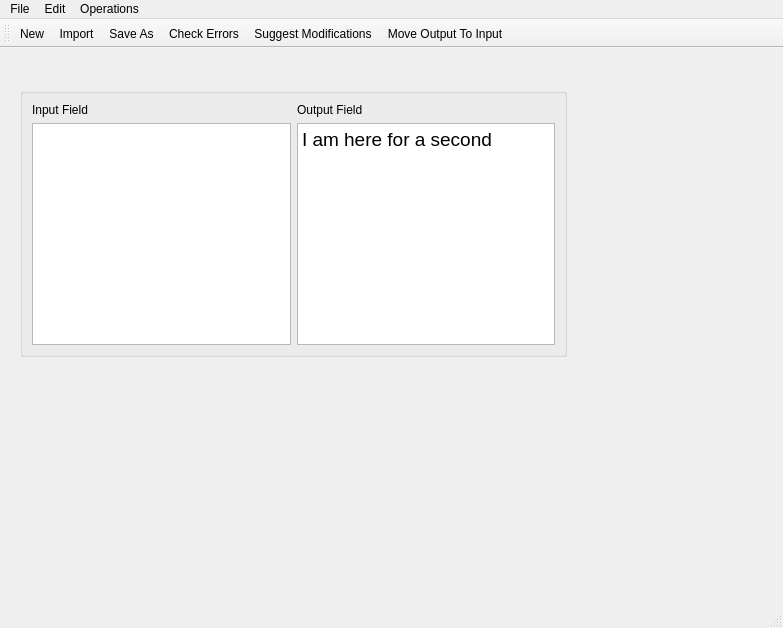
<?xml version="1.0" encoding="UTF-8"?>
<ui version="4.0">
 <class>MainWindow</class>
 <widget class="QMainWindow" name="MainWindow">
  <property name="geometry">
   <rect>
    <x>0</x>
    <y>0</y>
    <width>783</width>
    <height>628</height>
   </rect>
  </property>
  <property name="windowTitle">
   <string>MainWindow</string>
  </property>
  <widget class="QWidget" name="centralwidget">
   <widget class="QGroupBox" name="groupBox">
    <property name="geometry">
     <rect>
      <x>20</x>
      <y>40</y>
      <width>547</width>
      <height>269</height>
     </rect>
    </property>
    <layout class="QGridLayout" name="gridLayout">
     <item row="2" column="0">
      <widget class="QTextEdit" name="textEdit">
       <property name="styleSheet">
        <string notr="true">font: 14pt &quot;MS Shell Dlg 2&quot;;</string>
       </property>
       <property name="html">
        <string>&lt;!DOCTYPE HTML PUBLIC &quot;-//W3C//DTD HTML 4.0//EN&quot; &quot;http://www.w3.org/TR/REC-html40/strict.dtd&quot;&gt;
&lt;html&gt;&lt;head&gt;&lt;meta name=&quot;qrichtext&quot; content=&quot;1&quot; /&gt;&lt;style type=&quot;text/css&quot;&gt;
p, li { white-space: pre-wrap; }
&lt;/style&gt;&lt;/head&gt;&lt;body style=&quot; font-family:'MS Shell Dlg 2'; font-size:14pt; font-weight:400; font-style:normal;&quot;&gt;
&lt;p style=&quot;-qt-paragraph-type:empty; margin-top:0px; margin-bottom:0px; margin-left:0px; margin-right:0px; -qt-block-indent:0; text-indent:0px;&quot;&gt;&lt;br /&gt;&lt;/p&gt;&lt;/body&gt;&lt;/html&gt;</string>
       </property>
      </widget>
     </item>
     <item row="2" column="1">
      <widget class="QTextBrowser" name="textBrowser">
       <property name="styleSheet">
        <string notr="true">font: 14pt &quot;MS Shell Dlg 2&quot;;</string>
       </property>
       <property name="html">
        <string>&lt;!DOCTYPE HTML PUBLIC &quot;-//W3C//DTD HTML 4.0//EN&quot; &quot;http://www.w3.org/TR/REC-html40/strict.dtd&quot;&gt;
&lt;html&gt;&lt;head&gt;&lt;meta name=&quot;qrichtext&quot; content=&quot;1&quot; /&gt;&lt;style type=&quot;text/css&quot;&gt;
p, li { white-space: pre-wrap; }
&lt;/style&gt;&lt;/head&gt;&lt;body style=&quot; font-family:'MS Shell Dlg 2'; font-size:14pt; font-weight:400; font-style:normal;&quot;&gt;
&lt;p style=&quot; margin-top:0px; margin-bottom:0px; margin-left:0px; margin-right:0px; -qt-block-indent:0; text-indent:0px;&quot;&gt;I am here for a second&lt;/p&gt;&lt;/body&gt;&lt;/html&gt;</string>
       </property>
      </widget>
     </item>
     <item row="1" column="0">
      <widget class="QLabel" name="label">
       <property name="text">
        <string>Input Field</string>
       </property>
      </widget>
     </item>
     <item row="1" column="1">
      <widget class="QLabel" name="label_2">
       <property name="text">
        <string>Output Field</string>
       </property>
      </widget>
     </item>
    </layout>
   </widget>
  </widget>
  <widget class="QMenuBar" name="menubar">
   <property name="geometry">
    <rect>
     <x>0</x>
     <y>0</y>
     <width>783</width>
     <height>25</height>
    </rect>
   </property>
   <widget class="QMenu" name="menuFile">
    <property name="title">
     <string>File</string>
    </property>
    <addaction name="actionNew"/>
    <addaction name="actionImport"/>
    <addaction name="actionSave_As"/>
   </widget>
   <widget class="QMenu" name="menuOperations">
    <property name="title">
     <string>Operations</string>
    </property>
    <addaction name="actionCheck_Errors"/>
    <addaction name="actionSuggest_Modifications"/>
    <addaction name="actionPrettify"/>
    <addaction name="actionConvert_To_JSON"/>
    <addaction name="actionMinify"/>
    <addaction name="actionCompress"/>
   </widget>
   <widget class="QMenu" name="menuEdit">
    <property name="title">
     <string>Edit</string>
    </property>
    <addaction name="actionMove_Output_To_Input"/>
   </widget>
   <addaction name="menuFile"/>
   <addaction name="menuEdit"/>
   <addaction name="menuOperations"/>
  </widget>
  <widget class="QStatusBar" name="statusbar"/>
  <widget class="QToolBar" name="toolBar">
   <property name="windowTitle">
    <string>toolBar</string>
   </property>
   <attribute name="toolBarArea">
    <enum>TopToolBarArea</enum>
   </attribute>
   <attribute name="toolBarBreak">
    <bool>false</bool>
   </attribute>
   <addaction name="actionNew"/>
   <addaction name="actionImport"/>
   <addaction name="actionSave_As"/>
   <addaction name="actionCheck_Errors"/>
   <addaction name="actionSuggest_Modifications"/>
   <addaction name="actionMove_Output_To_Input"/>
  </widget>
  <action name="actionNew">
   <property name="text">
    <string>New</string>
   </property>
  </action>
  <action name="actionImport">
   <property name="text">
    <string>Import</string>
   </property>
  </action>
  <action name="actionCheck_Errors">
   <property name="text">
    <string>Check Errors</string>
   </property>
  </action>
  <action name="actionSuggest_Modifications">
   <property name="text">
    <string>Suggest Modifications</string>
   </property>
  </action>
  <action name="actionPrettify">
   <property name="text">
    <string>Prettify</string>
   </property>
  </action>
  <action name="actionConvert_To_JSON">
   <property name="text">
    <string>Convert To JSON</string>
   </property>
  </action>
  <action name="actionMinify">
   <property name="text">
    <string>Minify</string>
   </property>
  </action>
  <action name="actionCompress">
   <property name="text">
    <string>Compress</string>
   </property>
  </action>
  <action name="actionMove_Output_To_Input">
   <property name="text">
    <string>Move Output To Input</string>
   </property>
  </action>
  <action name="actionSave_As">
   <property name="text">
    <string>Save As</string>
   </property>
  </action>
 </widget>
 <resources/>
 <connections/>
</ui>
